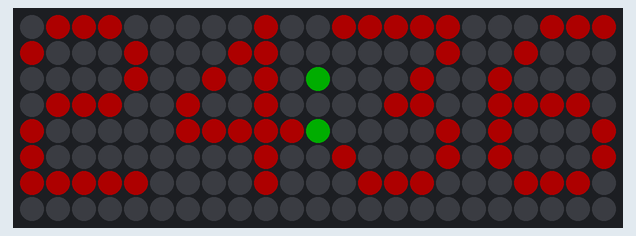
This sketch was run on a simulated Arduino Uno, built with avr-gcc and run on an emulated ATmega328P. On the bench: 23×8 RGB LED matrix (first LED top left, wired row by row). Dim RGB values are drawn brighter than linear.

Above: at 0.1 s.

The sketch:

Pixel_array_clock.ino
```cpp
#include <Adafruit_GFX.h>
#include <Adafruit_NeoMatrix.h>
#include <Adafruit_NeoPixel.h>

#define PIN 3

// MATRIX DECLARATION:
// Parameter 1 = width of NeoPixel matrix
// Parameter 2 = height of matrix
// Parameter 3 = pin number (most are valid)
// Parameter 4 = matrix layout flags, add together as needed:
//   NEO_MATRIX_TOP, NEO_MATRIX_BOTTOM, NEO_MATRIX_LEFT, NEO_MATRIX_RIGHT:
//     Position of the FIRST LED in the matrix; pick two, e.g.
//     NEO_MATRIX_TOP + NEO_MATRIX_LEFT for the top-left corner.
//   NEO_MATRIX_ROWS, NEO_MATRIX_COLUMNS: LEDs are arranged in horizontal
//     rows or in vertical columns, respectively; pick one or the other.
//   NEO_MATRIX_PROGRESSIVE, NEO_MATRIX_ZIGZAG: all rows/columns proceed
//     in the same order, or alternate lines reverse direction; pick one.
//   See example below for these values in action.
// Parameter 5 = pixel type flags, add together as needed:
//   NEO_KHZ800  800 KHz bitstream (most NeoPixel products w/WS2812 LEDs)
//   NEO_KHZ400  400 KHz (classic 'v1' (not v2) FLORA pixels, WS2811 drivers)
//   NEO_GRB     Pixels are wired for GRB bitstream (most NeoPixel products)
//   NEO_RGB     Pixels are wired for RGB bitstream (v1 FLORA pixels, not v2)

Adafruit_NeoMatrix matrix = Adafruit_NeoMatrix(23, 8, PIN,
  NEO_MATRIX_TOP    + NEO_MATRIX_LEFT +
  NEO_MATRIX_ROWS + NEO_MATRIX_ZIGZAG,
  NEO_GRB            + NEO_KHZ800);

const uint16_t colors[] = {
  matrix.Color(255, 0, 0), matrix.Color(0, 255, 0), matrix.Color(255, 255, 0),matrix.Color(0, 0, 255), matrix.Color(255, 0, 255), matrix.Color(0, 255, 255), matrix.Color(255, 255, 255)};

void setup() {
  matrix.begin();
  matrix.setTextWrap(false);
  matrix.setBrightness(50);
  matrix.setTextColor(colors[0]);
  matrix.setTextSize(1);
}

int x    = 0;


void loop() {
  matrix.fillScreen(0);
  matrix.setCursor(x, 0);
  matrix.print("24");
   matrix.setCursor(x+9, 0);
   matrix.setTextColor(colors[1]);
  matrix.print(":");
  matrix.setTextColor(colors[0]);
   matrix.setCursor(x+12, 0);
  matrix.print("36");
 //x= x<-20?14:x-1;
  matrix.show();
  delay(30);
}
```
